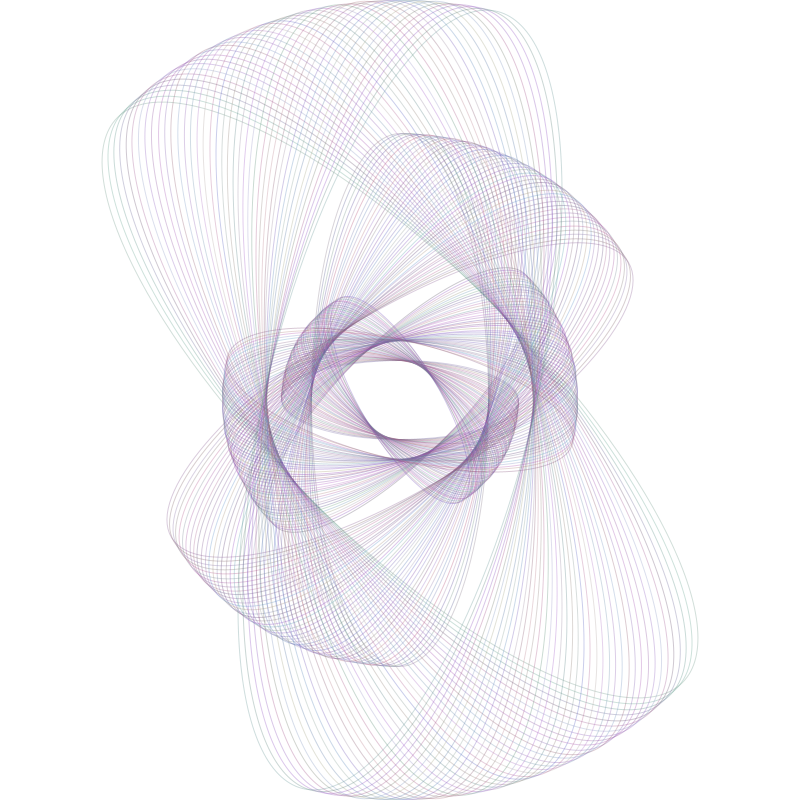
Frame 1 (no input)
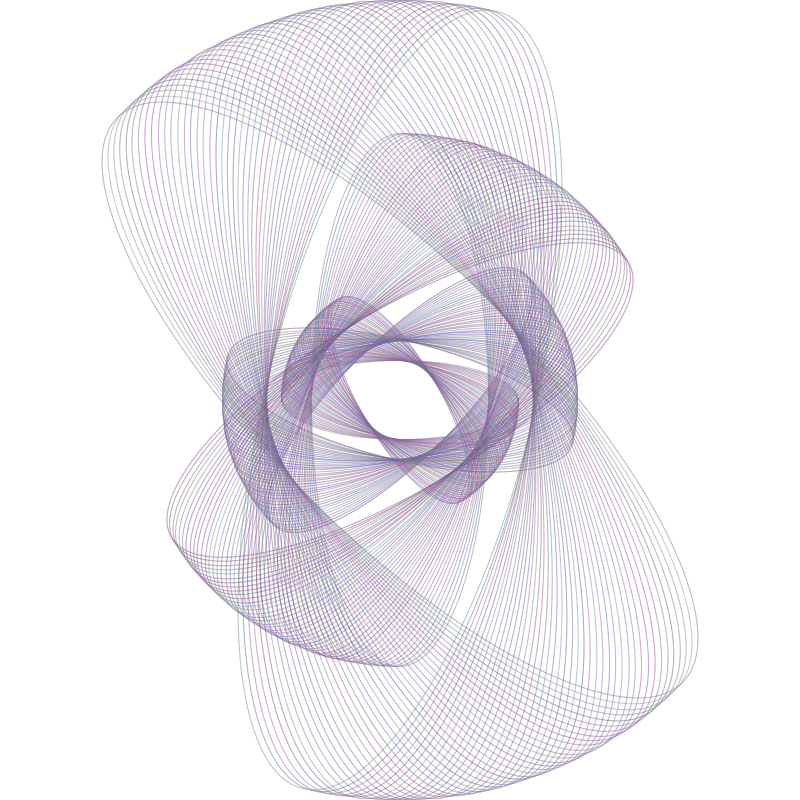
Frame 2 (the mouse pressed at the canvas centre, redrawn once)

The Processing sketch that drew these frames (run headless with seeded random() and noise(); the mouse was pressed at the canvas centre and the sketch redrawn once):

// Processing sketch: processing_31280
// ── processing_31280.pde

void setup()
{
  size(800,800);
  background(255);
  noLoop();
}
  
void draw()
{
  //strokeWeight(2);
  stroke(0);
 // fill(0,5);
  noFill();

  float a;
  int b = 0;
  rectMode(CENTER);
  translate(width/2,height/2);
  int c = 4;
  float x = 0;
  float rot = 128;
  float r = PI/rot;
  float dif = 50;
  float rd = random(50+dif,205-dif);
  float gr = random(50+dif,205-dif);
  float bl = random(50+dif,205-dif); 
  float rrd;
  float rgr;
  float rbl;
  int opacity = 0;
  float e;
  stroke(0);
  
while(x<rot/3)
  {
    b = 0;
    a = 800;
    e = 800;
    
    while(b<c)
    {

      rrd = random(rd-dif,rd+dif);
      rgr = random(gr-dif,gr+dif);
      rbl = random(bl-dif,bl+dif);
      
      fill(rrd,rgr,rbl,opacity);
      stroke(rrd,rgr,rbl,80);
     
      rotate((PI/4));
      ellipse(0,0,e,e/3);
      e = e/1.5;
      /*
      rotate((PI/4));
      rect(0,0,a,a);
      a = (sqrt(a*a+a*a))/2;
      */
      fill(255-rd,255-gr,255-bl,opacity);
   //   stroke(255-rd,255-gr,255-bl);
      
  //    rotate((PI/4));
  //    rect(a,a,a,a);
  //    a = (sqrt(a*a+a*a))/2;
      
      b=b+1;
    }
    strokeWeight(1);
    rotate(r);
    x = x+1;
  /*  
    b = 0;
    a = 800;

    rd=random(255);
    gr=random(255);
    bl=random(255);

    while(b<c)
    {

      fill(rd,gr,bl,opacity);
   //   stroke(rd,gr,bl);
      
      rotate((PI/4));
      rect(0,0,a,a);
      a = (sqrt(a*a+a*a))/2;
      
      fill(255-rd,255-gr,255-bl,opacity);
   //   stroke(255-rd,255-gr,255-bl);
      
  //    rotate((PI/4));
  //    rect(a,a,a,a);
  //    a = (sqrt(a*a+a*a))/2;
      
      b=b+1;
    }
    strokeWeight(1);
    rotate(r);
 //   rotate(r);
    x = x+1;
    */
  }
  
}
